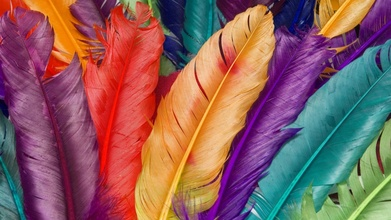
#> input picture hw1/assert/I0.jpg, 391 x 220 px, shrunk from 1400 x 788 before the run
$ python question4.py
#> lines starting #> are read from the running program, lines starting #| are printed output that depends on the picture
import cv2
import numpy as np
from PIL import Image


def merge_images(output_path, *image_paths):
    images = [Image.open(path) for path in image_paths]
    width, height = images[0].size
    padding = 20
    new_width = width * 2 + padding
    new_height = height * 4 + padding * 3
    new_image = Image.new('RGB', (new_width, new_height), color='white')
    for i, img in enumerate(images):
        x = (i % 2) * (width + padding)
        y = (i // 2) * (height + padding)
        new_image.paste(img, (x, y))
    new_image.save(output_path)


# 方法：通过将灰度照片进行与操作来提取每一位上的值，再进行替换
I0 = cv2.imread('./assert/I0.jpg')
#> I0 is the input picture: shape (220, 391, 3); mean B, G, R 93.9, 95.2, 139.8
I2 = cv2.imread('./assert/I2.jpg')
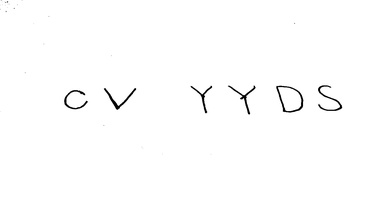
#> input picture hw1/assert/I2.jpg, 391 x 220 px, shrunk from 1400 x 788 before the run
#> I2 is the input picture: shape (220, 391, 3); min 0, max 255, mean 253.1
blue_images = [np.zeros_like(I0) for _ in range(8)]
for i in range(8):
    blue_images[i] = I0[:, :, 0] & (1 << i)
    blue_images[i] = np.uint8(blue_images[i])
#> after the loop, blue_images = 8 items
for i in range(8):
    blue_images[i] = np.where(blue_images[i] > 0, I2[:, :, 0], blue_images[i])
    blue_images[i] = cv2.merge([blue_images[i], blue_images[i], blue_images[i]])
    cv2.imwrite(f"blue_image_{i}.png", blue_images[i])
#> this loop made 8 passes
#> pass 1, `cv2.imwrite(f"blue_image_{i}.png", blue_images[i])`:
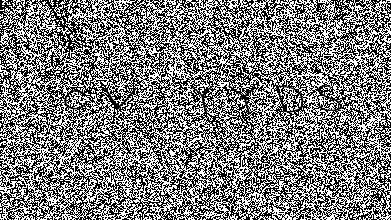
#> saved as blue_image_0.png: shape (220, 391, 3); min 0, max 255, mean 125.7
#> pass 2, `cv2.imwrite(f"blue_image_{i}.png", blue_images[i])`:
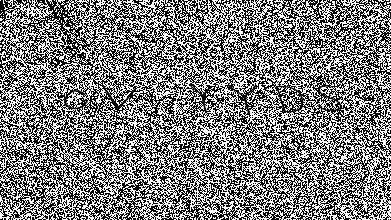
#> saved as blue_image_1.png: shape (220, 391, 3); min 0, max 255, mean 125.4

# 合并 8 张图片
image_paths = ['blue_image_{}.png'.format(i) for i in range(8)]
merge_images('./assert/blue_img.png', *image_paths)
#> in merge_images, `new_image = Image.new('RGB', (new_width, new_height), color='white')`: new_image: PIL image 802x940 RGB; every value is 255
#> the loop in merge_images, `for i, img in enumerate(images):` made 8 passes
#> (x, y) on passes 1 to 8: (0, 0), (411, 0), (0, 240), (411, 240), (0, 480), (411, 480), (0, 720), (411, 720)
#> after the loop in merge_images, `for i, img in enumerate(images):`:
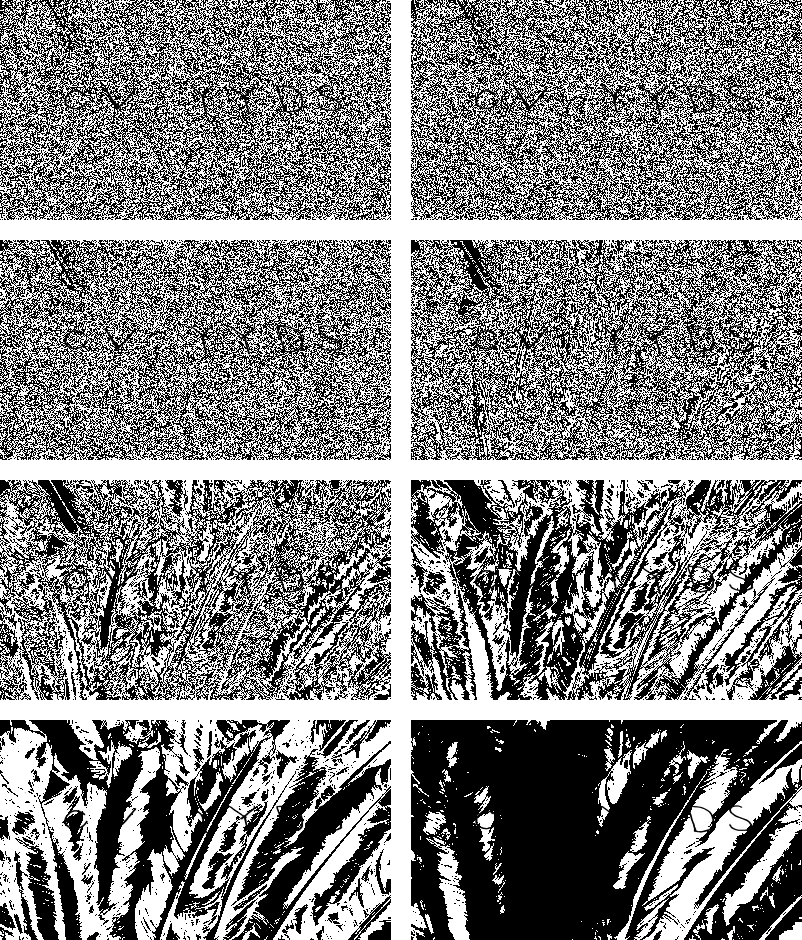
#> new_image: PIL image 802x940 RGB; min 0, max 255, mean 129.2
